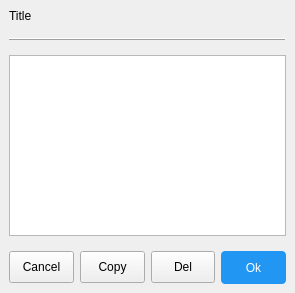
<?xml version="1.0" encoding="UTF-8"?>
<ui version="4.0">
 <class>ShowMessage</class>
 <widget class="QDialog" name="ShowMessage">
  <property name="geometry">
   <rect>
    <x>0</x>
    <y>0</y>
    <width>295</width>
    <height>293</height>
   </rect>
  </property>
  <property name="windowTitle">
   <string>Dialog</string>
  </property>
  <layout class="QVBoxLayout" name="verticalLayout_2">
   <property name="spacing">
    <number>0</number>
   </property>
   <property name="leftMargin">
    <number>0</number>
   </property>
   <property name="topMargin">
    <number>0</number>
   </property>
   <property name="rightMargin">
    <number>0</number>
   </property>
   <property name="bottomMargin">
    <number>0</number>
   </property>
   <item>
    <widget class="QWidget" name="widget" native="true">
     <layout class="QVBoxLayout" name="verticalLayout">
      <item>
       <widget class="QLabel" name="lblTitle">
        <property name="sizePolicy">
         <sizepolicy hsizetype="Preferred" vsizetype="Preferred">
          <horstretch>0</horstretch>
          <verstretch>0</verstretch>
         </sizepolicy>
        </property>
        <property name="text">
         <string>Title</string>
        </property>
       </widget>
      </item>
      <item>
       <widget class="QFrame" name="hframe">
        <property name="sizePolicy">
         <sizepolicy hsizetype="Preferred" vsizetype="Fixed">
          <horstretch>0</horstretch>
          <verstretch>0</verstretch>
         </sizepolicy>
        </property>
        <property name="minimumSize">
         <size>
          <width>0</width>
          <height>20</height>
         </size>
        </property>
        <property name="frameShape">
         <enum>QFrame::Shape::HLine</enum>
        </property>
        <property name="frameShadow">
         <enum>QFrame::Shadow::Raised</enum>
        </property>
       </widget>
      </item>
      <item>
       <widget class="QTextEdit" name="editMsg"/>
      </item>
      <item>
       <layout class="QHBoxLayout" name="horizontalLayout">
        <property name="topMargin">
         <number>9</number>
        </property>
        <item>
         <widget class="QToolButton" name="btnCancel">
          <property name="sizePolicy">
           <sizepolicy hsizetype="Preferred" vsizetype="Fixed">
            <horstretch>0</horstretch>
            <verstretch>0</verstretch>
           </sizepolicy>
          </property>
          <property name="minimumSize">
           <size>
            <width>0</width>
            <height>32</height>
           </size>
          </property>
          <property name="text">
           <string>Cancel</string>
          </property>
         </widget>
        </item>
        <item>
         <widget class="QToolButton" name="btnCopy">
          <property name="sizePolicy">
           <sizepolicy hsizetype="Preferred" vsizetype="Fixed">
            <horstretch>0</horstretch>
            <verstretch>0</verstretch>
           </sizepolicy>
          </property>
          <property name="minimumSize">
           <size>
            <width>0</width>
            <height>32</height>
           </size>
          </property>
          <property name="styleSheet">
           <string notr="true"/>
          </property>
          <property name="text">
           <string>Copy</string>
          </property>
         </widget>
        </item>
        <item>
         <widget class="QToolButton" name="btnDel">
          <property name="sizePolicy">
           <sizepolicy hsizetype="Preferred" vsizetype="Fixed">
            <horstretch>0</horstretch>
            <verstretch>0</verstretch>
           </sizepolicy>
          </property>
          <property name="minimumSize">
           <size>
            <width>0</width>
            <height>32</height>
           </size>
          </property>
          <property name="styleSheet">
           <string notr="true"/>
          </property>
          <property name="text">
           <string>Del</string>
          </property>
         </widget>
        </item>
        <item>
         <widget class="QToolButton" name="btnOk">
          <property name="sizePolicy">
           <sizepolicy hsizetype="Preferred" vsizetype="Fixed">
            <horstretch>0</horstretch>
            <verstretch>0</verstretch>
           </sizepolicy>
          </property>
          <property name="minimumSize">
           <size>
            <width>0</width>
            <height>0</height>
           </size>
          </property>
          <property name="styleSheet">
           <string notr="true">
    QToolButton {
        background-color: #2196F3;  /* 默认背景色 */
        border: none;               /* 无边框 */
        border-radius: 4px;         /* 圆角半径 */
        color: white;               /* 文字颜色 */
        padding: 8px 16px;          /* 内边距 */
       
    }

    QToolButton:hover {
        background-color: #1E88E5;  /* 悬停颜色 */
    }

    QToolButton:pressed {
        background-color: #1976D2;  /* 按下颜色 */
    }

    QToolButton:disabled {
        background-color: #BDBDBD;  /* 禁用背景色 */
        color: #616161;             /* 禁用文字颜色 */
    }
</string>
          </property>
          <property name="text">
           <string>Ok</string>
          </property>
         </widget>
        </item>
       </layout>
      </item>
     </layout>
    </widget>
   </item>
  </layout>
 </widget>
 <resources/>
 <connections/>
</ui>
